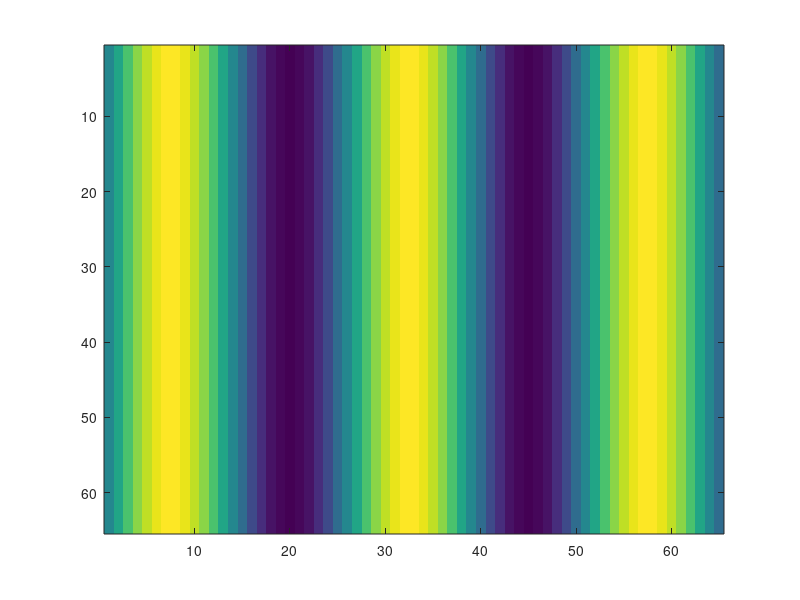

Recreate this plot in MATLAB. (Note: this script raises an error after producing the figure.)
function CreateGaborPatchesLowHighContrast()

    % http://www.icn.ucl.ac.uk/courses/MATLAB-Tutorials/Elliot_Freeman/html/gabor_tutorial.html

    strOutputFolder = '/Users/mmb/MEG/ATWM1/Presentation/PresentationExperiments_EXP9/Bitmaps/';
 
    vPhases = [0.25, 0.25];
    %vPhases = [0.25];
    
    bAddDot = false;
    bAddCircle = false;
    
    for bCircularGrating = [0 1]

        for bAddFrame = [0 1]

            for iPhase = 1:length(vPhases)

                % create frame versions only for phase = 0
                %if (iPhase > 1 && bAddFrame) || ( iPhase > 1 && bCircularGrating) || ( bAddFrame && bCircularGrating)
                if  ( iPhase > 1 && bCircularGrating) || ( bAddFrame && bCircularGrating)
                    continue;
                end

                for iAngle = 1%:180
                    
                    if iAngle > 1 && bCircularGrating
                        % create only one circular patch (angle has no meaning here)
                        continue;
                    end

                    %% parameters
                    imSize = 65;                           % image size: n X n
                    lamda = 25;   %15                          % wavelength (number of pixels per cycle)
                    theta = iAngle;                         % grating orientation
                    sigma = 12;    %10                         % gaussian standard deviation in pixels
                    phase = vPhases(iPhase);                % phase (0 -> 1)
                    trim = .001;                            % trim off gaussian values smaller than this
                    %trim = .1;                            % trim off gaussian values smaller than this

                    %% make linear ramp
                    X = 1:imSize;                           % X is a vector from 1 to imageSize
                    X0 = (X / imSize) - .5;                 % rescale X -> -.5 to .5
                    %figure;                                 % make new figure window
                    %plot(X0);                               % plot ramp

                    %% plot a one-dimensional sinewave
                    % sinX = sin(X0 * 2*pi);                  % convert to radians and do sine
                    % plot(sinX);                             % plot a 1D sinewave!

                    %% mess about with wavelength and phase
                    freq = imSize/lamda;                    % compute frequency from wavelength
                    Xf = X0 * freq * 2*pi;                  % convert X to radians: 0 -> ( 2*pi * frequency)
                    %sinX = sin(Xf) ;                        % make new sinewave
                    %plot(sinX, 'r-');                       % plot in red
                    phaseRad = (phase * 2* pi);             % convert to radians: 0 -> 2*pi                    
                    
                    sinX = sin( Xf + phaseRad) ;            % make phase-shifted sinewave

                    %hold on;                                % superimpose next plot on last
                    %plot(sinX, 'g-');                       % plot in green
                    %hold off;                               % next plot overwrites this one

                    %% Now make a 2D grating
                    % Start with a 2D ramp use meshgrid to make 2 matrices with ramp values across columns (Xm) or across rows (Ym) respectively
                    [Xm Ym] = meshgrid(X0, X0);             % 2D matrices
                    %imagesc( [ Xm Ym ] );                   % display Xm and Ym
                    %colorbar; axis off                      % add colour bar to see va

                    %% Put 2D ramps through sine
                    Xf = Xm * freq * 2*pi;                    
                    Yf = Ym * freq * 2*pi;                    
                                        
                    if bCircularGrating
                        grating = sin( sqrt(Xf.^2 + Yf.^2) + phaseRad );          % make 2D sinewave
                    else
                        grating = sin( Xf + phaseRad);          % make 2D sinewave
                    end
                    
                    imagesc( grating, [-1 1] );             % display
                    %colormap gray(256);                     % use gray colormap (0: black, 1: white)
                    %axis off; axis image;                   % use gray colormap

                    %% Change orientation by adding Xm and Ym together in different proportions
                    if ~bCircularGrating
                        thetaRad = (theta / 360) * 2*pi;        % convert theta (orientation) to radians
                        Xt = Xm * cos(thetaRad);                % compute proportion of Xm for given orientation
                        Yt = Ym * sin(thetaRad);                % compute proportion of Ym for given orientation
                        XYt = [ Xt + Yt ];                      % sum X and Y components
                        XYf = XYt * freq * 2*pi;                % convert to radians and scale by frequency

                        grating = sin( XYf + phaseRad);                   % make 2D sinewave
                        %imagesc( grating, [-1 1] );                     % display
                        %axis off; axis image;    % use gray colormap
                    end
                    
                    %% Make a gaussian mask
                    %first look at the 1D function
                    s = sigma / imSize;                     % gaussian width as fraction of imageSize
                    %Xg = exp( -( ( (X0.^2) ) ./ (2* s^2) ));% formula for 1D gaussian
                    %Xg = normpng(X0, 0, (20/imSize)); Xg = Xg/max(Xg);  % alternative using normalized probability function (stats toolbox)
                    %plot(Xg)

                    %% Make 2D gaussian blob
                    gauss = exp( -(((Xm.^2)+(Ym.^2)) ./ (2* s^2)) ); % formula for 2D gaussian
                    %imagesc( gauss, [-1 1] );                        % display
                    %axis off; axis image;     % use gray colormap

                    %% Now multply grating and gaussian to get a GABOR
                    gauss(gauss < trim) = 0;                 % trim around edges (for 8-bit colour displays)
                    gabor = grating;                % use .* dot-product
                    %gabor = grating .* gauss;                % use .* dot-product

                    gauss(gauss < trim) = 0;                 % trim around edges (for 8-bit colour displays)
                    %imagesc( gabor, [-1 1] );                        % display
                    %axis off; axis image;                    % use gray colormap
                    %axis image; axis off; colormap gray(256);
                    %set(gca,'pos', [0 0 1 1]);               % display nicely without borders
                    %set(gcf, 'menu', 'none', 'Color',[.5 .5 .5]); % without background

                    if bCircularGrating
                       strOutputPath = sprintf('%sgabor_circ.png', strOutputFolder);     
                    else
                        if iPhase == 1
                            if bAddFrame
                                strOutputPath = sprintf('%sgabor_%03d_framed.png', strOutputFolder, iAngle);
                            else
                                strOutputPath = sprintf('%sgabor_%03d.png', strOutputFolder, iAngle);
                            end
                        else
                            if bAddFrame                                
                                strOutputPath = sprintf('%sgabor_%03d_alt_framed.png', strOutputFolder, iAngle);
                            else
                                strOutputPath = sprintf('%sgabor_%03d_alt.png', strOutputFolder, iAngle);
                            end
                        end
                    end
                    %saveas(gcf, strOutputPath, 'png'); % error on macosx
                    % workaround:
                    %print(gcf, '-dpng', strOutputPath);

                    % scale to [0,1]
                    grating = grating - min(grating(:));
                    grating = grating ./ max(grating(:));

                    if iPhase == 1
                       % final setting for EXP8_PSY and patient measurements: 
                       % color1 = [ 0.3 0.3 0.3 ],  color2 = [ 0.7 0.7 0.7 ]
                       % variant named 'Bitmaps_black_white_high_contrast'
                       color1 = [ 0.3 0.3 0.3 ]; 
                       color2 = [ 0.7 0.7 0.7 ];  
                       %color1 = [ 0.4 0.4 0.4 ]; 
                       %color2 = [ 0.6 0.6 0.6 ];
                    else
                       color1 = [ 0 0 0 ];
                       color2 = [ 1 1 1 ];
                    end

                    color0 = [ 0.5 0.5 0.5 ]; % background color

                    gabor3d = nan(imSize,imSize,3);       
                    gabor3d(:,:,1) = color1(1)*grating + color2(1)*(1-grating);
                    gabor3d(:,:,2) = color1(2)*grating + color2(2)*(1-grating);
                    gabor3d(:,:,3) = color1(3)*grating + color2(3)*(1-grating);

                    gabor3d(:,:,1) = gabor3d(:,:,1) .* gauss + color0(1)*(1-gauss);
                    gabor3d(:,:,2) = gabor3d(:,:,2) .* gauss + color0(2)*(1-gauss);
                    gabor3d(:,:,3) = gabor3d(:,:,3) .* gauss + color0(3)*(1-gauss);


                    if iPhase == 1
                        %circleColor = [ 1 0 0 ];
                        circleColor = [ 1 1 1];
                    else
                        % bitmap with inverted point
                        %circleColor = [ 0 1 0 ];
                        circleColor = [ 0 0 0 ];
                    end

                    % add salience with color dot
                    if bAddDot
                        iRadius = 3;
                        iCenter = ceil(imSize / 2);
                        for x = (iCenter-iRadius):(iCenter+iRadius)
                            for y = (iCenter-iRadius):(iCenter+iRadius)
                               if sqrt((x-iCenter)^2+(y-iCenter)^2) <= (iRadius+0.5)
                                   gabor3d(x,y,1) = circleColor(1);
                                   gabor3d(x,y,2) = circleColor(2);
                                   gabor3d(x,y,3) = circleColor(3);
                               end
                            end
                        end
                    end

                    if bAddCircle
                        iOuterRadius = ceil(imSize / 2) - 4;
                        iInnerRadius = ceil(imSize / 2) - 5;
                        iCenter = ceil(imSize / 2);
                        for x = (iCenter-iOuterRadius):(iCenter+iOuterRadius)
                            for y = (iCenter-iOuterRadius):(iCenter+iOuterRadius)
                               dbDistance = sqrt((x-iCenter)^2+(y-iCenter)^2);
                               if  dbDistance <= (iOuterRadius+0.5) && dbDistance >= (iInnerRadius-0.5)
                                   gabor3d(x,y,1) = circleColor(1);
                                   gabor3d(x,y,2) = circleColor(2);
                                   gabor3d(x,y,3) = circleColor(3);
                               end
                            end
                        end
                    end

                    if bAddFrame
                        % add white frame around gabor patch
                        iPixelThickness = 3;
                        gabor3d([1:iPixelThickness],:,1) = 255;
                        gabor3d([1:iPixelThickness],:,2) = 255;
                        gabor3d([1:iPixelThickness],:,3) = 255;
                        gabor3d([end-iPixelThickness+1:end],:,1) = 255;
                        gabor3d([end-iPixelThickness+1:end],:,2) = 255;
                        gabor3d([end-iPixelThickness+1:end],:,3) = 255;
                        gabor3d(:,[1:iPixelThickness],1) = 255;
                        gabor3d(:,[1:iPixelThickness],2) = 255;
                        gabor3d(:,[1:iPixelThickness],3) = 255;
                        gabor3d(:,[end-iPixelThickness+1:end],1) = 255;
                        gabor3d(:,[end-iPixelThickness+1:end],2) = 255;
                        gabor3d(:,[end-iPixelThickness+1:end],3) = 255;
                    end

                    % Create indexed image
                    %[gaborOut,~] = gray2ind(gabor);

                    %imwrite(gaborOut, gray(256), strOutputPath, 'png'); % darker output
                    imwrite(gabor3d, strOutputPath, 'png');
                    disp(strOutputPath);

                    %gabor3d = fft2(double(gabor3d));
                    %gabor3d = log2(fftshift(gabor3d));
                    %gabor3d = abs(gabor3d);
                    %%gabor3d = log(gabor3d+1);
                    %gabor3d = mat2gray(gabor3d);
                    %strOutputPath = strrep(strOutputPath,'.png', '_fft2.png');
                    %imwrite(gabor3d, strOutputPath, 'png');
                    %disp(strOutputPath);
                    
                    close();
                end 
            end
        end
    end
end
